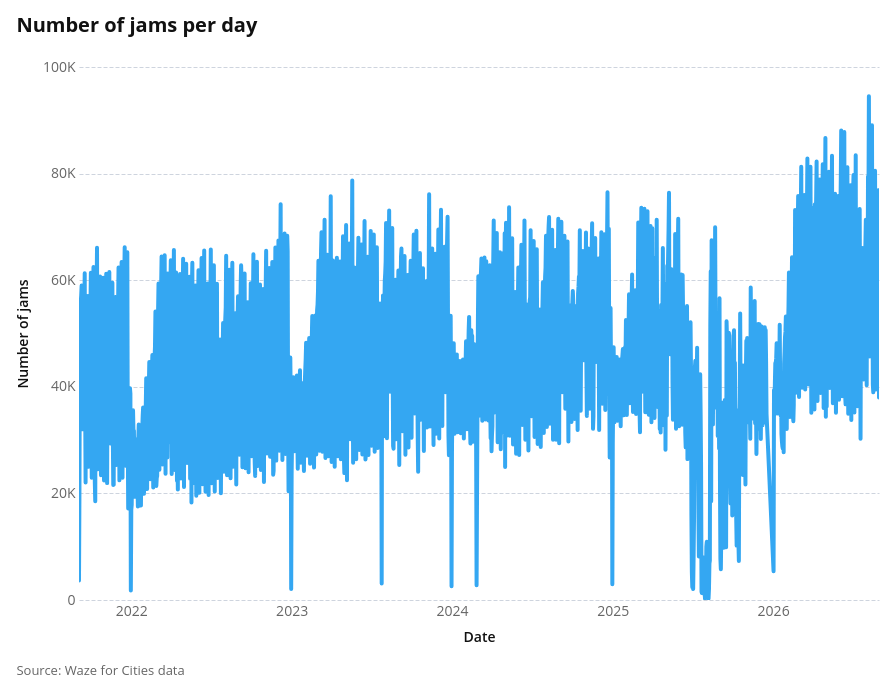
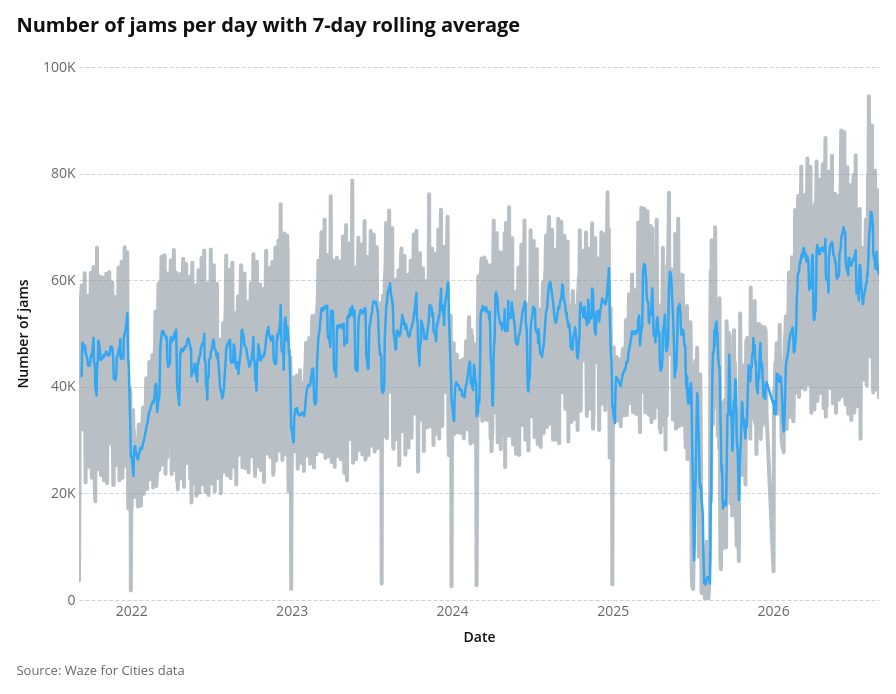
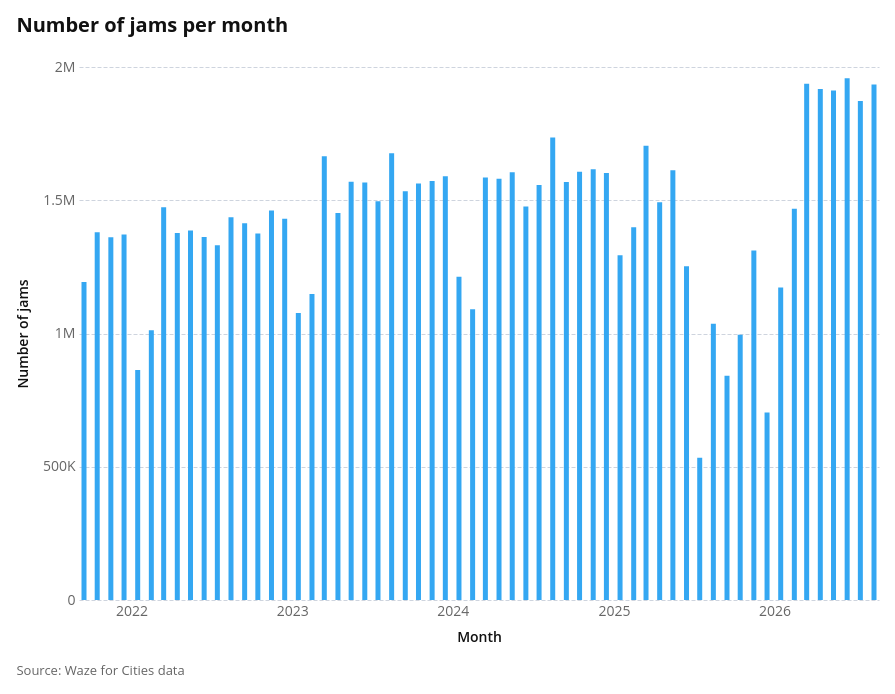
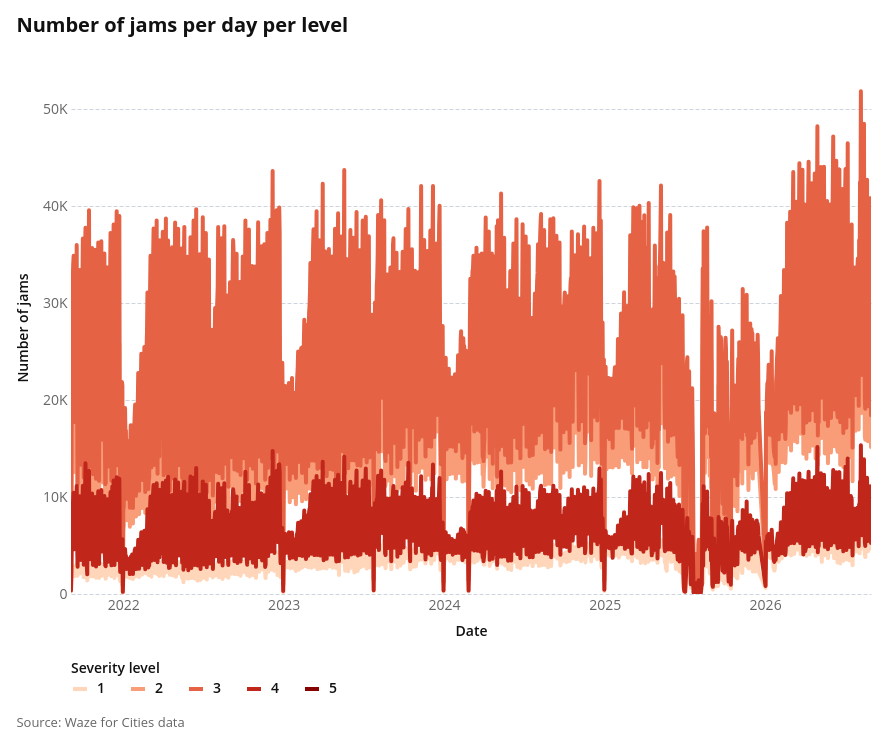

Write notebook code for charts like these, in order.
### Code cell
ddf = dd.read_parquet(s3_path + '*parquet', storage_options={'profile': aws_profile}, engine='pyarrow')
utils.handle_time(ddf, timezone)
utils.assign_geography_to_jams(ddf)
ddf = utils.remove_level5(ddf)

reports.run_basic_report(ddf, agg_column = 'delay')

### Figure 1 — Vega-Lite specification as saved in the notebook (floating-point values rounded to 4 significant figures; data arrays with more than 128 entries replaced by an {"elided": "..."} marker saying what was removed)
{"config": {"background": "white", "padding": 16, "mark": {"tooltip": true}, "point": {"filled": true, "size": 60, "stroke": "white", "strokeWidth": 1}, "circle": {"filled": true, "stroke": "white", "strokeWidth": 1}, "square": {"filled": true, "stroke": "white", "strokeWidth": 1}, "line": {"strokeWidth": 4, "strokeCap": "round", "strokeJoin": "round"}, "bar": {"cornerRadiusEnd": 0}, "text": {"font": "Open Sans, sans-serif", "fontSize": 14, "fontWeight": 600, "lineHeight": 17, "color": "#111111"}, "area": {"opacity": 0.7}, "arc": {"stroke": "white", "strokeWidth": 1}, "rect": {"stroke": "#8A969F", "strokeWidth": 0.5}, "geoshape": {"stroke": "#666666", "strokeWidth": 0.3, "strokeJoin": "round", "strokeCap": "round"}, "title": {"font": "Open Sans, sans-serif", "fontSize": 20, "fontWeight": 700, "lineHeight": 24, "color": "#111111", "anchor": "start", "offset": 24, "subtitleFont": "Open Sans, sans-serif", "subtitleFontSize": 16, "subtitleFontWeight": 400, "subtitleLineHeight": 19, "subtitleColor": "#666666", "subtitlePadding": 4}, "axis": {"domain": false, "grid": true, "gridColor": "#CED4DE", "gridDash": [4, 2], "gridWidth": 1, "labelFont": "Open Sans, sans-serif", "labelFontSize": 14, "labelFontWeight": 400, "labelColor": "#666666", "labelPadding": 4, "tickColor": "#CED4DE", "tickSize": 5, "tickCount": 5, "titleFont": "Open Sans, sans-serif", "titleFontSize": 14, "titleFontWeight": 600, "titleColor": "#111111", "titlePadding": 12}, "axisX": {"grid": false, "tickSize": 0, "labelAngle": 0}, "axisY": {"domain": false, "ticks": false, "gridColor": "#CED4DE", "gridDash": [4, 2], "gridWidth": 1}, "axisQuantitative": {"tickCount": 5}, "axisBand": {"labelPadding": 8, "tickSize": 0}, "axisTemporal": {"grid": false}, "legend": {"labelFont": "Open Sans, sans-serif", "labelFontSize": 14, "labelFontWeight": 600, "labelColor": "#111111", "titleFont": "Open Sans, sans-serif", "titleFontSize": 14, "titleFontWeight": 600, "titleColor": "#111111", "titlePadding": 4, "symbolSize": 196, "symbolStrokeWidth": 0, "padding": 0, "offset": 24, "columnPadding": 24, "rowPadding": 8, "labelOffset": 8, "orient": "bottom", "labelLimit": 200, "titleLimit": 200}, "view": {"stroke": null, "continuousWidth": 800, "continuousHeight": 533}, "range": {"category": ["#34A7F2", "#FF9800", "#664AB6", "#4EC2C0", "#F3578E", "#081079", "#0C7C68", "#AA0000", "#DDDA21"], "diverging": ["#920000", "#BD6126", "#E3A763", "#EFEFEF", "#80BDE7", "#3587C3", "#025288"], "heatmap": ["#E3F6FD", "#75CCEC", "#089BD4", "#0169A1", "#023B6F"], "ordinal": ["#E3F6FD", "#75CCEC", "#089BD4", "#0169A1", "#023B6F"], "ramp": ["#E3F6FD", "#75CCEC", "#089BD4", "#0169A1", "#023B6F"]}, "scale": {"bandPaddingInner": 0.2, "bandPaddingOuter": 0.1, "pointPadding": 0.5}, "header": {"labelFont": "Open Sans, sans-serif", "labelFontSize": 14, "labelFontWeight": 600, "labelColor": "#111111", "titleFont": "Open Sans, sans-serif", "titleFontSize": 16, "titleFontWeight": 600, "titleColor": "#111111"}, "concat": {"spacing": 20}, "facet": {"spacing": 20}, "selection": {"point": {"on": "click", "clear": "dblclick"}, "interval": {"mark": {"fill": "#0071BC", "fillOpacity": 0.15, "stroke": "#0071BC", "strokeWidth": 1}}}}, "vconcat": [{"layer": [{"mark": {"type": "line", "color": "#34A7F2"}, "encoding": {"x": {"field": "date", "title": "Date", "type": "temporal"}, "y": {"axis": {"labelExpr": "datum.value === 0 ? '0' : abs(datum.value) >= 1e9 ? (datum.value/1e9 === round(datum.value/1e9) ? '' + format(datum.value/1e9, ',.0f') + 'B' : abs(datum.value/1e9) >= 100 ? '' + format(datum.value/1e9, ',.0f') + 'B' : abs(datum.value/1e9) >= 1 ? '' + format(datum.value/1e9, ',.1f') + 'B' : '' + format(datum.value/1e9, ',.2f') + 'B') : abs(datum.value) >= 1e6 ? (datum.value/1e6 === round(datum.value/1e6) ? '' + format(datum.value/1e6, ',.0f') + 'M' : abs(datum.value/1e6) >= 100 ? '' + format(datum.value/1e6, ',.0f') + 'M' : abs(datum.value/1e6) >= 1 ? '' + format(datum.value/1e6, ',.1f') + 'M' : '' + format(datum.value/1e6, ',.2f') + 'M') : abs(datum.value) >= 1e4 ? (datum.value/1e3 === round(datum.value/1e3) ? '' + format(datum.value/1e3, ',.0f') + 'K' : abs(datum.value/1e3) >= 100 ? '' + format(datum.value/1e3, ',.0f') + 'K' : abs(datum.value/1e3) >= 1 ? '' + format(datum.value/1e3, ',.1f') + 'K' : '' + format(datum.value/1e3, ',.2f') + 'K') : (datum.value === round(datum.value) ? '' + format(datum.value, ',.0f') + '' : abs(datum.value) >= 100 ? '' + format(datum.value, ',.0f') + '' : abs(datum.value) >= 1 ? '' + format(datum.value, ',.1f') + '' : '' + format(datum.value, ',.2f') + '')"}, "field": "uuid", "title": "Number of jams", "type": "quantitative"}}, "name": "view_59df841f941d1ba0_0"}, {"mark": {"type": "rule", "color": "#8A969F", "strokeWidth": 0.5}, "encoding": {"opacity": {"condition": [{"param": "param_ee5dd68014745b8d", "value": 0.2, "empty": false}], "value": 0}, "tooltip": [{"field": "date", "title": "Date", "type": "temporal"}, {"field": "uuid", "format": ",.0f", "title": "Number of jams", "type": "quantitative"}], "x": {"field": "date", "title": "Date", "type": "temporal"}}, "name": "view_2872132f7ed73271_1"}], "title": "Number of jams per day"}], "data": {"name": "data-10960cf0876e4f2dbc4699e5d5adc2da"}, "params": [{"name": "param_ee5dd68014745b8d", "select": {"type": "point", "fields": ["date"], "nearest": true, "on": "pointerover"}, "views": ["view_2872132f7ed73271_1"]}, {"name": "param_1e9efca18e7a2868", "select": {"type": "interval", "encodings": ["x", "y"]}, "bind": "scales", "views": ["view_59df841f941d1ba0_0"]}], "title": {"text": "Source: Waze for Cities data", "anchor": "start", "color": "#666666", "font": "Open Sans, sans-serif", "fontSize": 13, "fontWeight": 400, "lineHeight": 20, "offset": 21, "orient": "bottom"}, "$schema": "https://vega.github.io/schema/vega-lite/v6.4.1.json", "datasets": {"data-10960cf0876e4f2dbc4699e5d5adc2da": {"elided": "1805 records"}}}

### Figure 2 — Vega-Lite specification as saved in the notebook (floating-point values rounded to 4 significant figures; data arrays with more than 128 entries replaced by an {"elided": "..."} marker saying what was removed)
{"config": {"background": "white", "padding": 16, "mark": {"tooltip": true}, "point": {"filled": true, "size": 60, "stroke": "white", "strokeWidth": 1}, "circle": {"filled": true, "stroke": "white", "strokeWidth": 1}, "square": {"filled": true, "stroke": "white", "strokeWidth": 1}, "line": {"strokeWidth": 4, "strokeCap": "round", "strokeJoin": "round"}, "bar": {"cornerRadiusEnd": 0}, "text": {"font": "Open Sans, sans-serif", "fontSize": 14, "fontWeight": 600, "lineHeight": 17, "color": "#111111"}, "area": {"opacity": 0.7}, "arc": {"stroke": "white", "strokeWidth": 1}, "rect": {"stroke": "#8A969F", "strokeWidth": 0.5}, "geoshape": {"stroke": "#666666", "strokeWidth": 0.3, "strokeJoin": "round", "strokeCap": "round"}, "title": {"font": "Open Sans, sans-serif", "fontSize": 20, "fontWeight": 700, "lineHeight": 24, "color": "#111111", "anchor": "start", "offset": 24, "subtitleFont": "Open Sans, sans-serif", "subtitleFontSize": 16, "subtitleFontWeight": 400, "subtitleLineHeight": 19, "subtitleColor": "#666666", "subtitlePadding": 4}, "axis": {"domain": false, "grid": true, "gridColor": "#CED4DE", "gridDash": [4, 2], "gridWidth": 1, "labelFont": "Open Sans, sans-serif", "labelFontSize": 14, "labelFontWeight": 400, "labelColor": "#666666", "labelPadding": 4, "tickColor": "#CED4DE", "tickSize": 5, "tickCount": 5, "titleFont": "Open Sans, sans-serif", "titleFontSize": 14, "titleFontWeight": 600, "titleColor": "#111111", "titlePadding": 12}, "axisX": {"grid": false, "tickSize": 0, "labelAngle": 0}, "axisY": {"domain": false, "ticks": false, "gridColor": "#CED4DE", "gridDash": [4, 2], "gridWidth": 1}, "axisQuantitative": {"tickCount": 5}, "axisBand": {"labelPadding": 8, "tickSize": 0}, "axisTemporal": {"grid": false}, "legend": {"labelFont": "Open Sans, sans-serif", "labelFontSize": 14, "labelFontWeight": 600, "labelColor": "#111111", "titleFont": "Open Sans, sans-serif", "titleFontSize": 14, "titleFontWeight": 600, "titleColor": "#111111", "titlePadding": 4, "symbolSize": 196, "symbolStrokeWidth": 0, "padding": 0, "offset": 24, "columnPadding": 24, "rowPadding": 8, "labelOffset": 8, "orient": "bottom", "labelLimit": 200, "titleLimit": 200}, "view": {"stroke": null, "continuousWidth": 800, "continuousHeight": 533}, "range": {"category": ["#34A7F2", "#FF9800", "#664AB6", "#4EC2C0", "#F3578E", "#081079", "#0C7C68", "#AA0000", "#DDDA21"], "diverging": ["#920000", "#BD6126", "#E3A763", "#EFEFEF", "#80BDE7", "#3587C3", "#025288"], "heatmap": ["#E3F6FD", "#75CCEC", "#089BD4", "#0169A1", "#023B6F"], "ordinal": ["#E3F6FD", "#75CCEC", "#089BD4", "#0169A1", "#023B6F"], "ramp": ["#E3F6FD", "#75CCEC", "#089BD4", "#0169A1", "#023B6F"]}, "scale": {"bandPaddingInner": 0.2, "bandPaddingOuter": 0.1, "pointPadding": 0.5}, "header": {"labelFont": "Open Sans, sans-serif", "labelFontSize": 14, "labelFontWeight": 600, "labelColor": "#111111", "titleFont": "Open Sans, sans-serif", "titleFontSize": 16, "titleFontWeight": 600, "titleColor": "#111111"}, "concat": {"spacing": 20}, "facet": {"spacing": 20}, "selection": {"point": {"on": "click", "clear": "dblclick"}, "interval": {"mark": {"fill": "#0071BC", "fillOpacity": 0.15, "stroke": "#0071BC", "strokeWidth": 1}}}}, "vconcat": [{"layer": [{"mark": {"type": "line", "color": "#8A969F", "opacity": 0.6}, "encoding": {"x": {"field": "date", "title": "Date", "type": "temporal"}, "y": {"axis": {"labelExpr": "datum.value === 0 ? '0' : abs(datum.value) >= 1e9 ? (datum.value/1e9 === round(datum.value/1e9) ? '' + format(datum.value/1e9, ',.0f') + 'B' : abs(datum.value/1e9) >= 100 ? '' + format(datum.value/1e9, ',.0f') + 'B' : abs(datum.value/1e9) >= 1 ? '' + format(datum.value/1e9, ',.1f') + 'B' : '' + format(datum.value/1e9, ',.2f') + 'B') : abs(datum.value) >= 1e6 ? (datum.value/1e6 === round(datum.value/1e6) ? '' + format(datum.value/1e6, ',.0f') + 'M' : abs(datum.value/1e6) >= 100 ? '' + format(datum.value/1e6, ',.0f') + 'M' : abs(datum.value/1e6) >= 1 ? '' + format(datum.value/1e6, ',.1f') + 'M' : '' + format(datum.value/1e6, ',.2f') + 'M') : abs(datum.value) >= 1e4 ? (datum.value/1e3 === round(datum.value/1e3) ? '' + format(datum.value/1e3, ',.0f') + 'K' : abs(datum.value/1e3) >= 100 ? '' + format(datum.value/1e3, ',.0f') + 'K' : abs(datum.value/1e3) >= 1 ? '' + format(datum.value/1e3, ',.1f') + 'K' : '' + format(datum.value/1e3, ',.2f') + 'K') : (datum.value === round(datum.value) ? '' + format(datum.value, ',.0f') + '' : abs(datum.value) >= 100 ? '' + format(datum.value, ',.0f') + '' : abs(datum.value) >= 1 ? '' + format(datum.value, ',.1f') + '' : '' + format(datum.value, ',.2f') + '')"}, "field": "uuid", "title": "Number of jams", "type": "quantitative"}}, "name": "view_a8f1d316063de143_0"}, {"mark": {"type": "line", "color": "#34A7F2", "strokeWidth": 2.5}, "encoding": {"x": {"field": "date", "title": "Date", "type": "temporal"}, "y": {"axis": {"labelExpr": "datum.value === 0 ? '0' : abs(datum.value) >= 1e9 ? (datum.value/1e9 === round(datum.value/1e9) ? '' + format(datum.value/1e9, ',.0f') + 'B' : abs(datum.value/1e9) >= 100 ? '' + format(datum.value/1e9, ',.0f') + 'B' : abs(datum.value/1e9) >= 1 ? '' + format(datum.value/1e9, ',.1f') + 'B' : '' + format(datum.value/1e9, ',.2f') + 'B') : abs(datum.value) >= 1e6 ? (datum.value/1e6 === round(datum.value/1e6) ? '' + format(datum.value/1e6, ',.0f') + 'M' : abs(datum.value/1e6) >= 100 ? '' + format(datum.value/1e6, ',.0f') + 'M' : abs(datum.value/1e6) >= 1 ? '' + format(datum.value/1e6, ',.1f') + 'M' : '' + format(datum.value/1e6, ',.2f') + 'M') : abs(datum.value) >= 1e4 ? (datum.value/1e3 === round(datum.value/1e3) ? '' + format(datum.value/1e3, ',.0f') + 'K' : abs(datum.value/1e3) >= 100 ? '' + format(datum.value/1e3, ',.0f') + 'K' : abs(datum.value/1e3) >= 1 ? '' + format(datum.value/1e3, ',.1f') + 'K' : '' + format(datum.value/1e3, ',.2f') + 'K') : (datum.value === round(datum.value) ? '' + format(datum.value, ',.0f') + '' : abs(datum.value) >= 100 ? '' + format(datum.value, ',.0f') + '' : abs(datum.value) >= 1 ? '' + format(datum.value, ',.1f') + '' : '' + format(datum.value, ',.2f') + '')"}, "field": "rolling_avg", "type": "quantitative"}}}, {"mark": {"type": "rule", "color": "#8A969F", "strokeWidth": 0.5}, "encoding": {"opacity": {"condition": [{"param": "param_ee5dd68014745b8d", "value": 0.2, "empty": false}], "value": 0}, "tooltip": [{"field": "date", "title": "Date", "type": "temporal"}, {"field": "uuid", "format": ",.0f", "title": "Daily", "type": "quantitative"}, {"field": "rolling_avg", "format": ",.1f", "title": "7-day avg", "type": "quantitative"}], "x": {"field": "date", "title": "Date", "type": "temporal"}}, "name": "view_e309dbcb5fea7d37_2"}], "title": "Number of jams per day with 7-day rolling average"}], "data": {"name": "data-e93603a1d6aea01899e2f148a4d47fed"}, "params": [{"name": "param_ee5dd68014745b8d", "select": {"type": "point", "fields": ["date"], "nearest": true, "on": "pointerover"}, "views": ["view_e309dbcb5fea7d37_2"]}, {"name": "param_1e9efca18e7a2868", "select": {"type": "interval", "encodings": ["x", "y"]}, "bind": "scales", "views": ["view_a8f1d316063de143_0"]}], "title": {"text": "Source: Waze for Cities data", "anchor": "start", "color": "#666666", "font": "Open Sans, sans-serif", "fontSize": 13, "fontWeight": 400, "lineHeight": 20, "offset": 21, "orient": "bottom"}, "$schema": "https://vega.github.io/schema/vega-lite/v6.4.1.json", "datasets": {"data-e93603a1d6aea01899e2f148a4d47fed": {"elided": "1805 records"}}}

### Figure 3 — Vega-Lite specification as saved in the notebook (floating-point values rounded to 4 significant figures)
{"config": {"background": "white", "padding": 16, "mark": {"tooltip": true}, "point": {"filled": true, "size": 60, "stroke": "white", "strokeWidth": 1}, "circle": {"filled": true, "stroke": "white", "strokeWidth": 1}, "square": {"filled": true, "stroke": "white", "strokeWidth": 1}, "line": {"strokeWidth": 4, "strokeCap": "round", "strokeJoin": "round"}, "bar": {"cornerRadiusEnd": 0}, "text": {"font": "Open Sans, sans-serif", "fontSize": 14, "fontWeight": 600, "lineHeight": 17, "color": "#111111"}, "area": {"opacity": 0.7}, "arc": {"stroke": "white", "strokeWidth": 1}, "rect": {"stroke": "#8A969F", "strokeWidth": 0.5}, "geoshape": {"stroke": "#666666", "strokeWidth": 0.3, "strokeJoin": "round", "strokeCap": "round"}, "title": {"font": "Open Sans, sans-serif", "fontSize": 20, "fontWeight": 700, "lineHeight": 24, "color": "#111111", "anchor": "start", "offset": 24, "subtitleFont": "Open Sans, sans-serif", "subtitleFontSize": 16, "subtitleFontWeight": 400, "subtitleLineHeight": 19, "subtitleColor": "#666666", "subtitlePadding": 4}, "axis": {"domain": false, "grid": true, "gridColor": "#CED4DE", "gridDash": [4, 2], "gridWidth": 1, "labelFont": "Open Sans, sans-serif", "labelFontSize": 14, "labelFontWeight": 400, "labelColor": "#666666", "labelPadding": 4, "tickColor": "#CED4DE", "tickSize": 5, "tickCount": 5, "titleFont": "Open Sans, sans-serif", "titleFontSize": 14, "titleFontWeight": 600, "titleColor": "#111111", "titlePadding": 12}, "axisX": {"grid": false, "tickSize": 0, "labelAngle": 0}, "axisY": {"domain": false, "ticks": false, "gridColor": "#CED4DE", "gridDash": [4, 2], "gridWidth": 1}, "axisQuantitative": {"tickCount": 5}, "axisBand": {"labelPadding": 8, "tickSize": 0}, "axisTemporal": {"grid": false}, "legend": {"labelFont": "Open Sans, sans-serif", "labelFontSize": 14, "labelFontWeight": 600, "labelColor": "#111111", "titleFont": "Open Sans, sans-serif", "titleFontSize": 14, "titleFontWeight": 600, "titleColor": "#111111", "titlePadding": 4, "symbolSize": 196, "symbolStrokeWidth": 0, "padding": 0, "offset": 24, "columnPadding": 24, "rowPadding": 8, "labelOffset": 8, "orient": "bottom", "labelLimit": 200, "titleLimit": 200}, "view": {"stroke": null, "continuousWidth": 800, "continuousHeight": 533}, "range": {"category": ["#34A7F2", "#FF9800", "#664AB6", "#4EC2C0", "#F3578E", "#081079", "#0C7C68", "#AA0000", "#DDDA21"], "diverging": ["#920000", "#BD6126", "#E3A763", "#EFEFEF", "#80BDE7", "#3587C3", "#025288"], "heatmap": ["#E3F6FD", "#75CCEC", "#089BD4", "#0169A1", "#023B6F"], "ordinal": ["#E3F6FD", "#75CCEC", "#089BD4", "#0169A1", "#023B6F"], "ramp": ["#E3F6FD", "#75CCEC", "#089BD4", "#0169A1", "#023B6F"]}, "scale": {"bandPaddingInner": 0.2, "bandPaddingOuter": 0.1, "pointPadding": 0.5}, "header": {"labelFont": "Open Sans, sans-serif", "labelFontSize": 14, "labelFontWeight": 600, "labelColor": "#111111", "titleFont": "Open Sans, sans-serif", "titleFontSize": 16, "titleFontWeight": 600, "titleColor": "#111111"}, "concat": {"spacing": 20}, "facet": {"spacing": 20}, "selection": {"point": {"on": "click", "clear": "dblclick"}, "interval": {"mark": {"fill": "#0071BC", "fillOpacity": 0.15, "stroke": "#0071BC", "strokeWidth": 1}}}}, "vconcat": [{"mark": {"type": "bar", "color": "#34A7F2"}, "encoding": {"tooltip": [{"field": "month_with_year", "format": "%b %Y", "title": "Month", "type": "temporal"}, {"field": "uuid", "format": ",.2f", "title": "Jams", "type": "quantitative"}], "x": {"field": "month_with_year", "title": "Month", "type": "temporal"}, "y": {"axis": {"labelExpr": "datum.value === 0 ? '0' : abs(datum.value) >= 1e9 ? (datum.value/1e9 === round(datum.value/1e9) ? '' + format(datum.value/1e9, ',.0f') + 'B' : abs(datum.value/1e9) >= 100 ? '' + format(datum.value/1e9, ',.0f') + 'B' : abs(datum.value/1e9) >= 1 ? '' + format(datum.value/1e9, ',.1f') + 'B' : '' + format(datum.value/1e9, ',.2f') + 'B') : abs(datum.value) >= 1e6 ? (datum.value/1e6 === round(datum.value/1e6) ? '' + format(datum.value/1e6, ',.0f') + 'M' : abs(datum.value/1e6) >= 100 ? '' + format(datum.value/1e6, ',.0f') + 'M' : abs(datum.value/1e6) >= 1 ? '' + format(datum.value/1e6, ',.1f') + 'M' : '' + format(datum.value/1e6, ',.2f') + 'M') : abs(datum.value) >= 1e4 ? (datum.value/1e3 === round(datum.value/1e3) ? '' + format(datum.value/1e3, ',.0f') + 'K' : abs(datum.value/1e3) >= 100 ? '' + format(datum.value/1e3, ',.0f') + 'K' : abs(datum.value/1e3) >= 1 ? '' + format(datum.value/1e3, ',.1f') + 'K' : '' + format(datum.value/1e3, ',.2f') + 'K') : (datum.value === round(datum.value) ? '' + format(datum.value, ',.0f') + '' : abs(datum.value) >= 100 ? '' + format(datum.value, ',.0f') + '' : abs(datum.value) >= 1 ? '' + format(datum.value, ',.1f') + '' : '' + format(datum.value, ',.2f') + '')"}, "field": "uuid", "title": "Number of jams", "type": "quantitative"}}, "name": "view_56b88b2248099004_0", "title": "Number of jams per month"}], "data": {"name": "data-5770fefb74e696a615c980954af1a15b"}, "params": [{"name": "param_1e9efca18e7a2868", "select": {"type": "interval", "encodings": ["x", "y"]}, "bind": "scales", "views": ["view_56b88b2248099004_0"]}], "title": {"text": "Source: Waze for Cities data", "anchor": "start", "color": "#666666", "font": "Open Sans, sans-serif", "fontSize": 13, "fontWeight": 400, "lineHeight": 20, "offset": 21, "orient": "bottom"}, "$schema": "https://vega.github.io/schema/vega-lite/v6.4.1.json", "datasets": {"data-5770fefb74e696a615c980954af1a15b": [{"year": 2026, "month": 3, "uuid": 1937070, "month_with_year": "2026-03-15T00:00:00"}, {"year": 2026, "month": 8, "uuid": 1934682, "month_with_year": "2026-08-15T00:00:00"}, {"year": 2026, "month": 2, "uuid": 1468166, "month_with_year": "2026-02-15T00:00:00"}, {"year": 2025, "month": 6, "uuid": 1251925, "month_with_year": "2025-06-15T00:00:00"}, {"year": 2024, "month": 3, "uuid": 1585752, "month_with_year": "2024-03-15T00:00:00"}, {"year": 2025, "month": 1, "uuid": 1293171, "month_with_year": "2025-01-15T00:00:00"}, {"year": 2025, "month": 7, "uuid": 533719, "month_with_year": "2025-07-15T00:00:00"}, {"year": 2021, "month": 9, "uuid": 1193579, "month_with_year": "2021-09-15T00:00:00"}, {"year": 2024, "month": 9, "uuid": 1568160, "month_with_year": "2024-09-15T00:00:00"}, {"year": 2025, "month": 10, "uuid": 995406, "month_with_year": "2025-10-15T00:00:00"}, {"year": 2022, "month": 8, "uuid": 1435888, "month_with_year": "2022-08-15T00:00:00"}, {"year": 2023, "month": 9, "uuid": 1533548, "month_with_year": "2023-09-15T00:00:00"}, {"year": 2023, "month": 6, "uuid": 1566271, "month_with_year": "2023-06-15T00:00:00"}, {"year": 2022, "month": 1, "uuid": 863208, "month_with_year": "2022-01-15T00:00:00"}, {"year": 2022, "month": 10, "uuid": 1375424, "month_with_year": "2022-10-15T00:00:00"}, {"year": 2022, "month": 3, "uuid": 1473708, "month_with_year": "2022-03-15T00:00:00"}, {"year": 2024, "month": 2, "uuid": 1090989, "month_with_year": "2024-02-15T00:00:00"}, {"year": 2026, "month": 1, "uuid": 1172407, "month_with_year": "2026-01-15T00:00:00"}, {"year": 2024, "month": 12, "uuid": 1602389, "month_with_year": "2024-12-15T00:00:00"}, {"year": 2023, "month": 11, "uuid": 1572446, "month_with_year": "2023-11-15T00:00:00"}, {"year": 2022, "month": 2, "uuid": 1012420, "month_with_year": "2022-02-15T00:00:00"}, {"year": 2024, "month": 8, "uuid": 1735045, "month_with_year": "2024-08-15T00:00:00"}, {"year": 2022, "month": 6, "uuid": 1362197, "month_with_year": "2022-06-15T00:00:00"}, {"year": 2024, "month": 6, "uuid": 1476205, "month_with_year": "2024-06-15T00:00:00"}, {"year": 2024, "month": 1, "uuid": 1213178, "month_with_year": "2024-01-15T00:00:00"}, {"year": 2025, "month": 2, "uuid": 1398853, "month_with_year": "2025-02-15T00:00:00"}, {"year": 2026, "month": 5, "uuid": 1911862, "month_with_year": "2026-05-15T00:00:00"}, {"year": 2025, "month": 8, "uuid": 1036822, "month_with_year": "2025-08-15T00:00:00"}, {"year": 2025, "month": 3, "uuid": 1704405, "month_with_year": "2025-03-15T00:00:00"}, {"year": 2025, "month": 11, "uuid": 1311781, "month_with_year": "2025-11-15T00:00:00"}, {"year": 2022, "month": 5, "uuid": 1386137, "month_with_year": "2022-05-15T00:00:00"}, {"year": 2024, "month": 10, "uuid": 1606506, "month_with_year": "2024-10-15T00:00:00"}, {"year": 2023, "month": 7, "uuid": 1496606, "month_with_year": "2023-07-15T00:00:00"}, {"year": 2023, "month": 8, "uuid": 1676440, "month_with_year": "2023-08-15T00:00:00"}, {"year": 2021, "month": 10, "uuid": 1379964, "month_with_year": "2021-10-15T00:00:00"}, {"year": 2023, "month": 5, "uuid": 1569138, "month_with_year": "2023-05-15T00:00:00"}, {"year": 2023, "month": 10, "uuid": 1563179, "month_with_year": "2023-10-15T00:00:00"}, {"year": 2024, "month": 11, "uuid": 1616022, "month_with_year": "2024-11-15T00:00:00"}, {"year": 2026, "month": 7, "uuid": 1872802, "month_with_year": "2026-07-15T00:00:00"}, {"year": 2022, "month": 11, "uuid": 1461877, "month_with_year": "2022-11-15T00:00:00"}, {"year": 2025, "month": 4, "uuid": 1492521, "month_with_year": "2025-04-15T00:00:00"}, {"year": 2022, "month": 7, "uuid": 1330839, "month_with_year": "2022-07-15T00:00:00"}, {"year": 2021, "month": 12, "uuid": 1371249, "month_with_year": "2021-12-15T00:00:00"}, {"year": 2026, "month": 4, "uuid": 1917515, "month_with_year": "2026-04-15T00:00:00"}, {"year": 2022, "month": 4, "uuid": 1377127, "month_with_year": "2022-04-15T00:00:00"}, {"year": 2024, "month": 4, "uuid": 1580489, "month_with_year": "2024-04-15T00:00:00"}, {"year": 2024, "month": 5, "uuid": 1605006, "month_with_year": "2024-05-15T00:00:00"}, {"year": 2025, "month": 5, "uuid": 1612410, "month_with_year": "2025-05-15T00:00:00"}, {"year": 2023, "month": 2, "uuid": 1148126, "month_with_year": "2023-02-15T00:00:00"}, {"year": 2025, "month": 12, "uuid": 703883, "month_with_year": "2025-12-15T00:00:00"}, {"year": 2026, "month": 6, "uuid": 1957768, "month_with_year": "2026-06-15T00:00:00"}, {"year": 2023, "month": 1, "uuid": 1076665, "month_with_year": "2023-01-15T00:00:00"}, {"year": 2021, "month": 11, "uuid": 1361273, "month_with_year": "2021-11-15T00:00:00"}, {"year": 2023, "month": 3, "uuid": 1665475, "month_with_year": "2023-03-15T00:00:00"}, {"year": 2022, "month": 9, "uuid": 1413358, "month_with_year": "2022-09-15T00:00:00"}, {"year": 2024, "month": 7, "uuid": 1557318, "month_with_year": "2024-07-15T00:00:00"}, {"year": 2023, "month": 12, "uuid": 1590335, "month_with_year": "2023-12-15T00:00:00"}, {"year": 2025, "month": 9, "uuid": 841150, "month_with_year": "2025-09-15T00:00:00"}, {"year": 2022, "month": 12, "uuid": 1430232, "month_with_year": "2022-12-15T00:00:00"}, {"year": 2023, "month": 4, "uuid": 1452364, "month_with_year": "2023-04-15T00:00:00"}]}}

### Figure 4 — Vega-Lite specification as saved in the notebook (floating-point values rounded to 4 significant figures; data arrays with more than 128 entries replaced by an {"elided": "..."} marker saying what was removed)
{"config": {"background": "white", "padding": 16, "mark": {"tooltip": true}, "point": {"filled": true, "size": 60, "stroke": "white", "strokeWidth": 1}, "circle": {"filled": true, "stroke": "white", "strokeWidth": 1}, "square": {"filled": true, "stroke": "white", "strokeWidth": 1}, "line": {"strokeWidth": 4, "strokeCap": "round", "strokeJoin": "round"}, "bar": {"cornerRadiusEnd": 0}, "text": {"font": "Open Sans, sans-serif", "fontSize": 14, "fontWeight": 600, "lineHeight": 17, "color": "#111111"}, "area": {"opacity": 0.7}, "arc": {"stroke": "white", "strokeWidth": 1}, "rect": {"stroke": "#8A969F", "strokeWidth": 0.5}, "geoshape": {"stroke": "#666666", "strokeWidth": 0.3, "strokeJoin": "round", "strokeCap": "round"}, "title": {"font": "Open Sans, sans-serif", "fontSize": 20, "fontWeight": 700, "lineHeight": 24, "color": "#111111", "anchor": "start", "offset": 24, "subtitleFont": "Open Sans, sans-serif", "subtitleFontSize": 16, "subtitleFontWeight": 400, "subtitleLineHeight": 19, "subtitleColor": "#666666", "subtitlePadding": 4}, "axis": {"domain": false, "grid": true, "gridColor": "#CED4DE", "gridDash": [4, 2], "gridWidth": 1, "labelFont": "Open Sans, sans-serif", "labelFontSize": 14, "labelFontWeight": 400, "labelColor": "#666666", "labelPadding": 4, "tickColor": "#CED4DE", "tickSize": 5, "tickCount": 5, "titleFont": "Open Sans, sans-serif", "titleFontSize": 14, "titleFontWeight": 600, "titleColor": "#111111", "titlePadding": 12}, "axisX": {"grid": false, "tickSize": 0, "labelAngle": 0}, "axisY": {"domain": false, "ticks": false, "gridColor": "#CED4DE", "gridDash": [4, 2], "gridWidth": 1}, "axisQuantitative": {"tickCount": 5}, "axisBand": {"labelPadding": 8, "tickSize": 0}, "axisTemporal": {"grid": false}, "legend": {"labelFont": "Open Sans, sans-serif", "labelFontSize": 14, "labelFontWeight": 600, "labelColor": "#111111", "titleFont": "Open Sans, sans-serif", "titleFontSize": 14, "titleFontWeight": 600, "titleColor": "#111111", "titlePadding": 4, "symbolSize": 196, "symbolStrokeWidth": 0, "padding": 0, "offset": 24, "columnPadding": 24, "rowPadding": 8, "labelOffset": 8, "orient": "bottom", "labelLimit": 200, "titleLimit": 200}, "view": {"stroke": null, "continuousWidth": 800, "continuousHeight": 533}, "range": {"category": ["#34A7F2", "#FF9800", "#664AB6", "#4EC2C0", "#F3578E", "#081079", "#0C7C68", "#AA0000", "#DDDA21"], "diverging": ["#920000", "#BD6126", "#E3A763", "#EFEFEF", "#80BDE7", "#3587C3", "#025288"], "heatmap": ["#E3F6FD", "#75CCEC", "#089BD4", "#0169A1", "#023B6F"], "ordinal": ["#E3F6FD", "#75CCEC", "#089BD4", "#0169A1", "#023B6F"], "ramp": ["#E3F6FD", "#75CCEC", "#089BD4", "#0169A1", "#023B6F"]}, "scale": {"bandPaddingInner": 0.2, "bandPaddingOuter": 0.1, "pointPadding": 0.5}, "header": {"labelFont": "Open Sans, sans-serif", "labelFontSize": 14, "labelFontWeight": 600, "labelColor": "#111111", "titleFont": "Open Sans, sans-serif", "titleFontSize": 16, "titleFontWeight": 600, "titleColor": "#111111"}, "concat": {"spacing": 20}, "facet": {"spacing": 20}, "selection": {"point": {"on": "click", "clear": "dblclick"}, "interval": {"mark": {"fill": "#0071BC", "fillOpacity": 0.15, "stroke": "#0071BC", "strokeWidth": 1}}}}, "vconcat": [{"layer": [{"data": {"name": "data-bf9205ddb3506bc627408d3abbd2e132"}, "mark": {"type": "line", "color": "#8A969F"}, "encoding": {"detail": {"field": "level_str", "type": "nominal"}, "opacity": {"value": 0.15}, "x": {"field": "date", "title": "Date", "type": "temporal"}, "y": {"axis": {"labelExpr": "datum.value === 0 ? '0' : abs(datum.value) >= 1e9 ? (datum.value/1e9 === round(datum.value/1e9) ? '' + format(datum.value/1e9, ',.0f') + 'B' : abs(datum.value/1e9) >= 100 ? '' + format(datum.value/1e9, ',.0f') + 'B' : abs(datum.value/1e9) >= 1 ? '' + format(datum.value/1e9, ',.1f') + 'B' : '' + format(datum.value/1e9, ',.2f') + 'B') : abs(datum.value) >= 1e6 ? (datum.value/1e6 === round(datum.value/1e6) ? '' + format(datum.value/1e6, ',.0f') + 'M' : abs(datum.value/1e6) >= 100 ? '' + format(datum.value/1e6, ',.0f') + 'M' : abs(datum.value/1e6) >= 1 ? '' + format(datum.value/1e6, ',.1f') + 'M' : '' + format(datum.value/1e6, ',.2f') + 'M') : abs(datum.value) >= 1e4 ? (datum.value/1e3 === round(datum.value/1e3) ? '' + format(datum.value/1e3, ',.0f') + 'K' : abs(datum.value/1e3) >= 100 ? '' + format(datum.value/1e3, ',.0f') + 'K' : abs(datum.value/1e3) >= 1 ? '' + format(datum.value/1e3, ',.1f') + 'K' : '' + format(datum.value/1e3, ',.2f') + 'K') : (datum.value === round(datum.value) ? '' + format(datum.value, ',.0f') + '' : abs(datum.value) >= 100 ? '' + format(datum.value, ',.0f') + '' : abs(datum.value) >= 1 ? '' + format(datum.value, ',.1f') + '' : '' + format(datum.value, ',.2f') + '')"}, "field": "uuid", "title": "Number of jams", "type": "quantitative"}}, "name": "view_fba93adae835827c_0", "transform": [{"filter": "!(severity == 'All' || datum.level_str == severity)"}]}, {"data": {"name": "data-bf9205ddb3506bc627408d3abbd2e132"}, "mark": {"type": "line"}, "encoding": {"color": {"field": "level_str", "scale": {"domain": ["1", "2", "3", "4", "5"], "range": ["#FFD6B9", "#F99C78", "#E56245", "#C1261A", "#870000"]}, "title": "Severity level", "type": "nominal"}, "detail": {"field": "level_str", "type": "nominal"}, "x": {"field": "date", "title": "Date", "type": "temporal"}, "y": {"axis": {"labelExpr": "datum.value === 0 ? '0' : abs(datum.value) >= 1e9 ? (datum.value/1e9 === round(datum.value/1e9) ? '' + format(datum.value/1e9, ',.0f') + 'B' : abs(datum.value/1e9) >= 100 ? '' + format(datum.value/1e9, ',.0f') + 'B' : abs(datum.value/1e9) >= 1 ? '' + format(datum.value/1e9, ',.1f') + 'B' : '' + format(datum.value/1e9, ',.2f') + 'B') : abs(datum.value) >= 1e6 ? (datum.value/1e6 === round(datum.value/1e6) ? '' + format(datum.value/1e6, ',.0f') + 'M' : abs(datum.value/1e6) >= 100 ? '' + format(datum.value/1e6, ',.0f') + 'M' : abs(datum.value/1e6) >= 1 ? '' + format(datum.value/1e6, ',.1f') + 'M' : '' + format(datum.value/1e6, ',.2f') + 'M') : abs(datum.value) >= 1e4 ? (datum.value/1e3 === round(datum.value/1e3) ? '' + format(datum.value/1e3, ',.0f') + 'K' : abs(datum.value/1e3) >= 100 ? '' + format(datum.value/1e3, ',.0f') + 'K' : abs(datum.value/1e3) >= 1 ? '' + format(datum.value/1e3, ',.1f') + 'K' : '' + format(datum.value/1e3, ',.2f') + 'K') : (datum.value === round(datum.value) ? '' + format(datum.value, ',.0f') + '' : abs(datum.value) >= 100 ? '' + format(datum.value, ',.0f') + '' : abs(datum.value) >= 1 ? '' + format(datum.value, ',.1f') + '' : '' + format(datum.value, ',.2f') + '')"}, "field": "uuid", "title": "Number of jams", "type": "quantitative"}}, "transform": [{"filter": "severity == 'All' || datum.level_str == severity"}]}, {"data": {"name": "data-de08ccf0ad72314298c58140c99acedc"}, "mark": {"type": "rule", "color": "#8A969F", "strokeWidth": 0.5}, "encoding": {"opacity": {"condition": [{"param": "param_ee5dd68014745b8d", "value": 0.3, "empty": false}], "value": 0}, "tooltip": [{"field": "date", "title": "Date", "type": "temporal"}, {"field": "1", "format": ",.0f", "title": "Level 1", "type": "quantitative"}, {"field": "2", "format": ",.0f", "title": "Level 2", "type": "quantitative"}, {"field": "3", "format": ",.0f", "title": "Level 3", "type": "quantitative"}, {"field": "4", "format": ",.0f", "title": "Level 4", "type": "quantitative"}, {"field": "5", "format": ",.0f", "title": "Level 5", "type": "quantitative"}], "x": {"field": "date", "type": "temporal"}}, "name": "view_987b3dc46aa14e62_2"}], "title": "Number of jams per day per level"}], "params": [{"name": "param_ee5dd68014745b8d", "select": {"type": "point", "fields": ["date"], "nearest": true, "on": "pointerover"}, "views": ["view_987b3dc46aa14e62_2"]}, {"name": "severity", "bind": {"input": "select", "options": ["All", "1", "2", "3", "4", "5"], "name": "Severity level: "}, "value": "All"}, {"name": "param_1e9efca18e7a2868", "select": {"type": "interval", "encodings": ["x", "y"]}, "bind": "scales", "views": ["view_fba93adae835827c_0"]}], "title": {"text": "Source: Waze for Cities data", "anchor": "start", "color": "#666666", "font": "Open Sans, sans-serif", "fontSize": 13, "fontWeight": 400, "lineHeight": 20, "offset": 21, "orient": "bottom"}, "$schema": "https://vega.github.io/schema/vega-lite/v6.4.1.json", "datasets": {"data-bf9205ddb3506bc627408d3abbd2e132": {"elided": "7220 records"}, "data-de08ccf0ad72314298c58140c99acedc": {"elided": "1805 records"}}}
